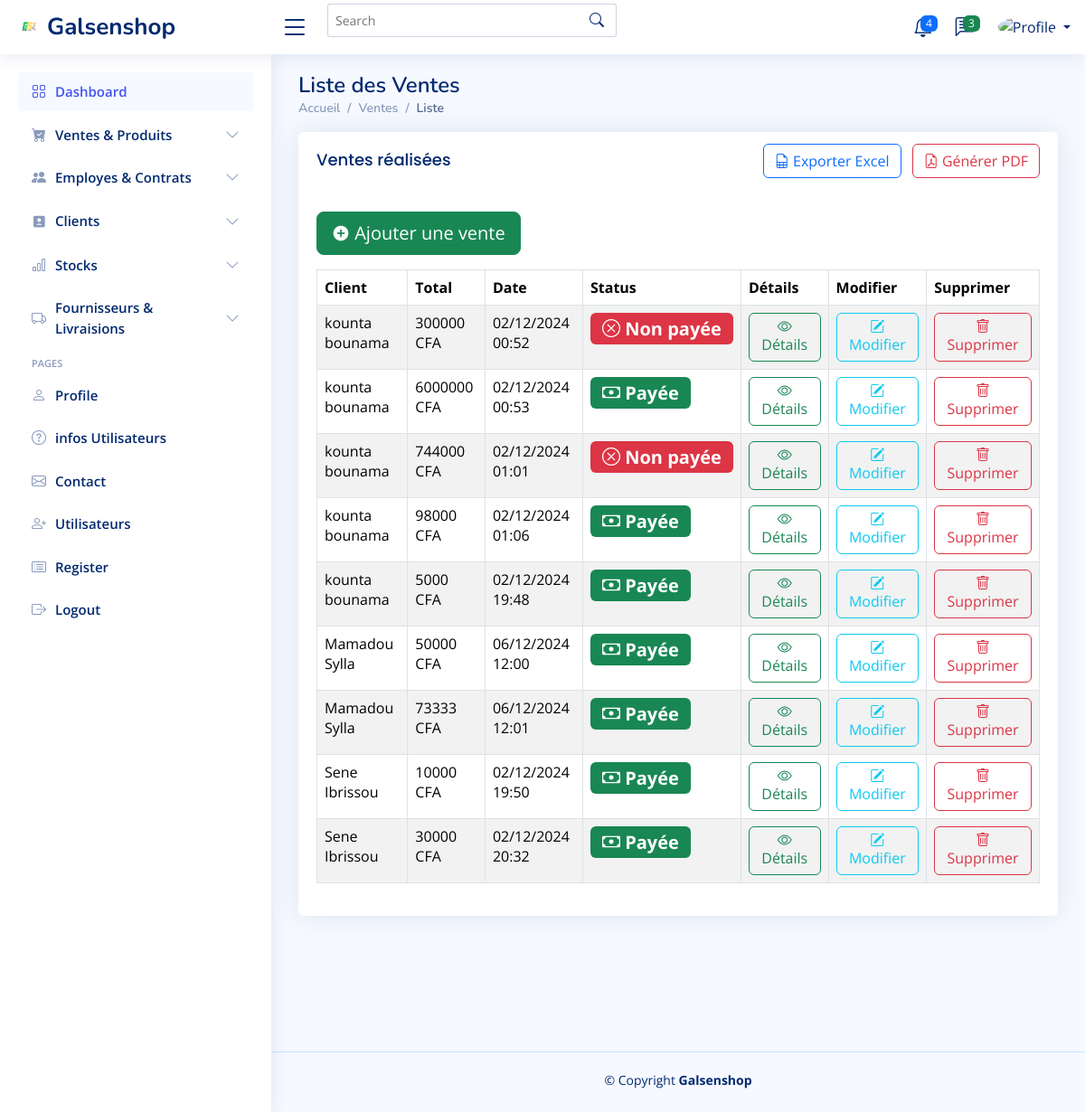
The page /liste-ventes/ on the database as committed earlier.
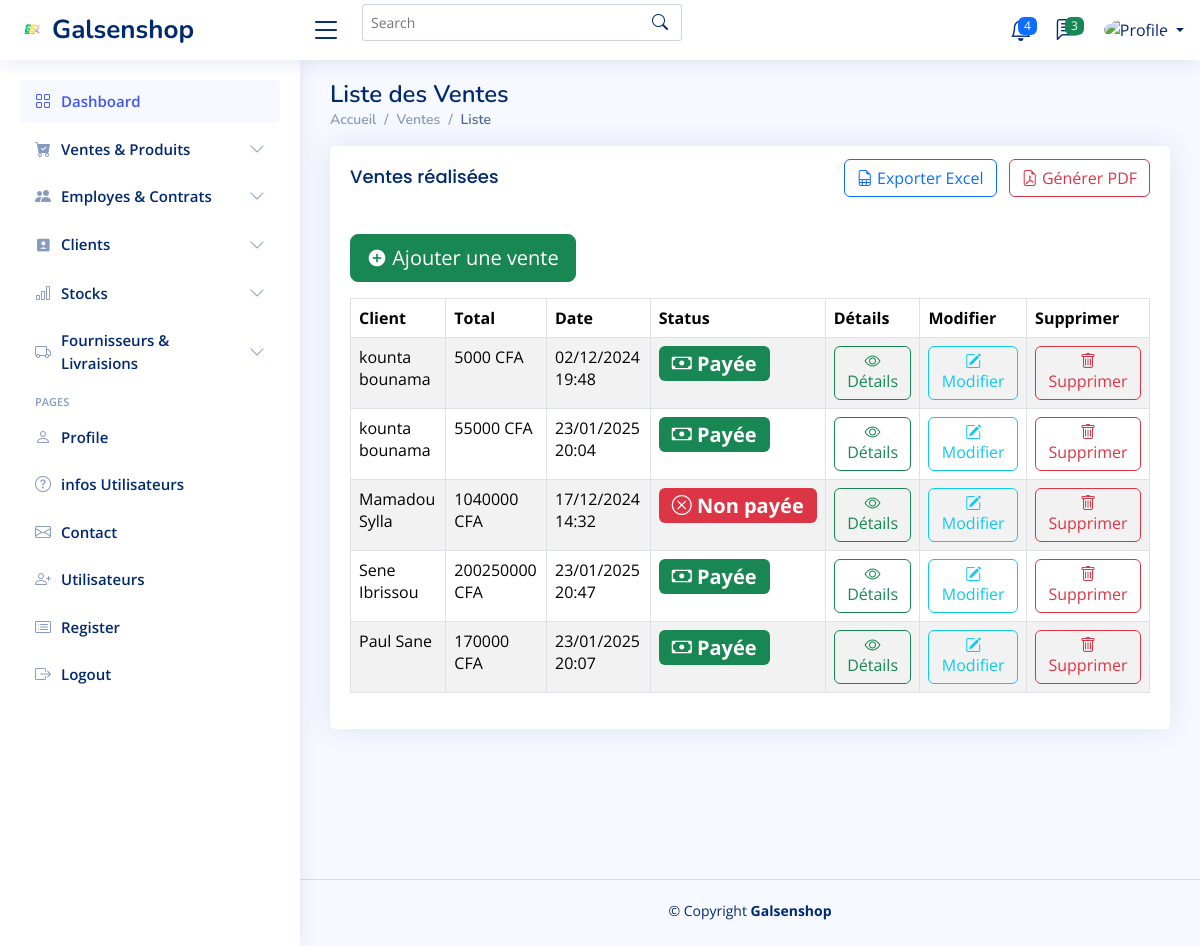
The same page on the database as committed later.
### application/models.py (models this page shows, shortened)
class Vente(models.Model):
    STATUT_PAIEMENT_CHOICES = [
        ('payee', 'Payée'),
        ('non_payee', 'Non Payée'),
    ]
    client = models.ForeignKey(Client, on_delete=models.CASCADE, related_name='ventes')
    date = models.DateTimeField(auto_now_add=True)
    statut_paiement = models.CharField(
        max_length=10,
        choices=STATUT_PAIEMENT_CHOICES,
        default='non_payee',
        verbose_name=_("Statut Paiement")
    )

class Client(models.Model):
    nom = models.CharField(max_length=100, verbose_name="Nom")
    prenom = models.CharField(max_length=100, verbose_name="Prénom")
    email = models.EmailField(unique=True, verbose_name="Email")
    telephone = models.CharField(max_length=15, verbose_name="Téléphone")
    adresse = models.TextField(verbose_name="Adresse", blank=True, null=True)
    ville = models.CharField(
        max_length=50, verbose_name="Ville", blank=True, null=True)
    pays = models.CharField(
        max_length=50, verbose_name="Pays", blank=True, null=True)
    code_postal = models.CharField(
        max_length=10, verbose_name="Code Postal", blank=True, null=True)
    date_creation = models.DateTimeField(
        auto_now_add=True, verbose_name="Date de Création")
    class Meta:
        verbose_name = "Client"
        verbose_name_plural = "Clients"
        ordering = ['nom']

### application/views.py (the view)
# urls.py: path('liste-ventes/', views.liste_ventes, name='liste_ventes'),    # Voir la liste des ventes
def liste_ventes(request):
    ventes = Vente.objects.annotate(total=Sum(F('ventes_produits__quantite') * F('ventes_produits__prix_unitaire')))
    total_global = ventes.aggregate(total_global=Sum('total'))['total_global'] or 0
    return render(request, "ventes/liste_ventes.html", {"ventes": ventes, "total_global": total_global})

### templates/ventes/liste_ventes.html (shortened to what this page needs)
{% extends "base.html" %} {% load static %} {% block content %}
<main id="main" class="main">
  <div class="pagetitle">
    <h1>Liste des Ventes</h1>
    <nav>
      <ol class="breadcrumb">
        <li class="breadcrumb-item"><a href="{% url 'home' %}">Accueil</a></li>
        <li class="breadcrumb-item">Ventes</li>
        <li class="breadcrumb-item active">Liste</li>
      </ol>
    </nav>
  </div>
  <section class="section">
    <div class="row">
      <div class="col-lg-12">
        <div class="card">
          <div class="card-body">
            <div class="d-flex justify-content-between align-items-center mb-4">
              <h5 class="card-title">Ventes réalisées</h5>
              <div>
                <button
                  type="button"
                  class="btn btn-outline-primary me-2"
                  onclick="window.location.href='{% url 'exporter_excel' %}'"
                >
                  <i class="bi bi-file-earmark-spreadsheet"></i> Exporter Excel
                </button>
                <button
                  type="button"
                  class="btn btn-outline-danger"
                  data-bs-toggle="collapse"
                  data-bs-target="#pdfOptions"
                >
                  <i class="bi bi-file-earmark-pdf"></i> Générer PDF
                </button>
              </div>
            </div>
            <button
              type="button"
              class="btn btn-success btn-lg mb-3"
              onclick="window.location.href='{% url 'ajouter_vente' %}'"
            >
              <i class="ri-add-circle-fill"></i> Ajouter une vente
            </button>
            <table
              class="table table-striped table-bordered table-hover datatable"
            >
              <thead>
                <tr>
                  <th>Client</th>
                  <th>Total</th>
                  <th>Date</th>
                  <th>Status</th>
                  <th>Détails</th>
                  <th>Modifier</th>
                  <th>Supprimer</th>
                </tr>
              </thead>
              <tbody>
                {% for vente in ventes %}
                <tr>
                  <td>{{ vente.client.nom }} {{ vente.client.prenom }}</td>
                  <td>{{ vente.total|floatformat:0 }} CFA</td>
                  <td>{{ vente.date|date:"d/m/Y H:i" }}</td>
                  <td>
                    <span
                      class="badge {% if vente.statut_paiement == 'payee' %}bg-success{% else %}bg-danger{% endif %} fs-5"
                    >
                      {% if vente.statut_paiement == 'payee' %}
                      <i class="bi bi-cash"></i> Payée {% else %}
                      <i class="bi bi-x-circle"></i> Non payée {% endif %}
                    </span>
                  </td>
                  <td>
                    <a
                      href="{% url 'detail_vente' vente.id %}"
                      class="btn btn-outline-success"
                    >
                      <i class="bi bi-eye"></i> Détails
                    </a>
                  </td>
                  <td>
                    <a
                      href="{% url 'modifier_vente' vente.id %}"
                      class="btn btn-outline-info"
                    >
                      <i class="bi bi-pencil-square"></i> Modifier
                    </a>
                  </td>
                  <td>
                    <a
                      href="#"
                      class="btn btn-outline-danger"
                      data-bs-toggle="modal"
                      data-bs-target="#deleteModal{{ vente.id }}"
                    >
                      <i class="bi bi-trash"></i> Supprimer
                    </a>
                  </td>
                </tr>
                {% endfor %}
              </tbody>
            </table>
          </div>
        </div>
      </div>
    </div>
  </section>
</main>
{% endblock content %}

Rows that differ between the two databases and show on the page:
removed Vente: client.nom "kounta", client.prenom "bounama", total "300000", date "02/12/2024 00:52", statut_paiement "non_payee" (drawn)
removed Vente: client.nom "kounta", client.prenom "bounama", total "6000000", date "02/12/2024 00:53", statut_paiement "payee" (drawn)
removed Vente: client.nom "kounta", client.prenom "bounama", total "744000", date "02/12/2024 01:01", statut_paiement "non_payee" (drawn)
removed Vente: client.nom "kounta", client.prenom "bounama", total "98000", date "02/12/2024 01:06", statut_paiement "payee" (drawn)
removed Vente: client.nom "Mamadou", client.prenom "Sylla", total "50000", date "06/12/2024 12:00", statut_paiement "payee" (drawn)
removed Vente: client.nom "Mamadou", client.prenom "Sylla", total "73333", date "06/12/2024 12:01", statut_paiement "payee" (drawn)
removed Vente: client.nom "Sene", client.prenom "Ibrissou", total "10000", date "02/12/2024 19:50", statut_paiement "payee" (drawn)
removed Vente: client.nom "Sene", client.prenom "Ibrissou", total "30000", date "02/12/2024 20:32", statut_paiement "payee" (drawn)
added Vente: client.nom "kounta", client.prenom "bounama", total "55000", date "23/01/2025 20:04", statut_paiement "payee" (drawn)
added Vente: client.nom "Mamadou", client.prenom "Sylla", total "1040000", date "17/12/2024 14:32", statut_paiement "non_payee" (drawn)
added Vente: client.nom "Sene", client.prenom "Ibrissou", total "200250000", date "23/01/2025 20:47", statut_paiement "payee" (drawn)
added Vente: client.nom "Paul", client.prenom "Sane", total "170000", date "23/01/2025 20:07", statut_paiement "payee" (drawn)
